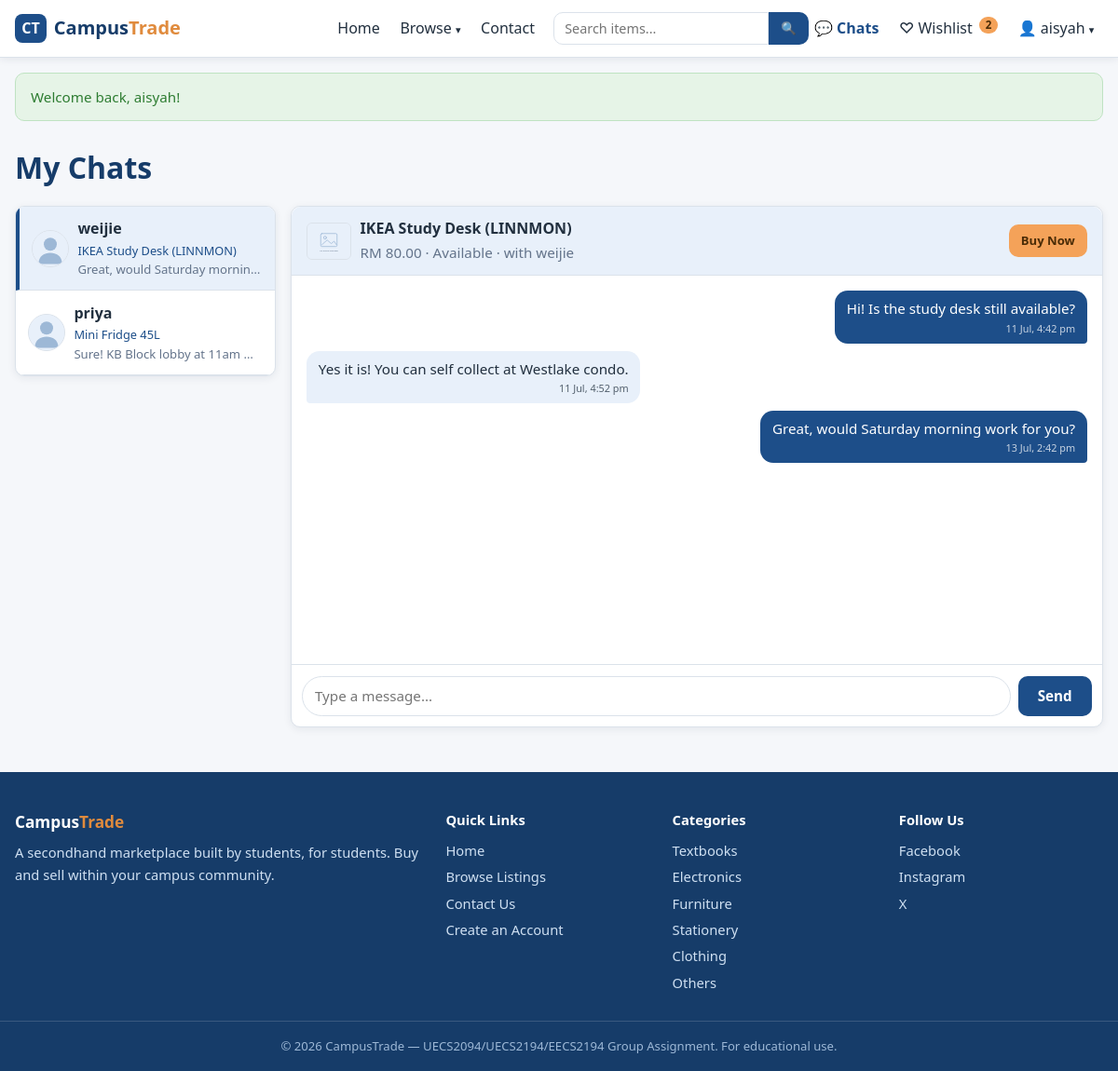
Page /chat.php (signed in) on the committed database.
### tables this page shows
CREATE TABLE conversations (
  conversation_id INT AUTO_INCREMENT PRIMARY KEY,
  listing_id      INT NOT NULL,
  buyer_id        INT NOT NULL,
  seller_id       INT NOT NULL,
  created_at      DATETIME NOT NULL DEFAULT CURRENT_TIMESTAMP,
  updated_at      DATETIME NULL ON UPDATE CURRENT_TIMESTAMP,
  CONSTRAINT fk_conv_listing FOREIGN KEY (listing_id)
    REFERENCES listings(listing_id) ON DELETE CASCADE,
  CONSTRAINT fk_conv_buyer FOREIGN KEY (buyer_id)
    REFERENCES users(user_id) ON DELETE CASCADE,
  CONSTRAINT fk_conv_seller FOREIGN KEY (seller_id)
    REFERENCES users(user_id) ON DELETE CASCADE,
  CONSTRAINT uq_conversation UNIQUE (listing_id, buyer_id)
);

CREATE TABLE listings (
  listing_id     INT AUTO_INCREMENT PRIMARY KEY,
  user_id        INT NOT NULL,
  title          VARCHAR(100) NOT NULL,
  description    TEXT NOT NULL,
  price          DECIMAL(10,2) NOT NULL,
  original_price DECIMAL(10,2) NULL,
  is_discounted  TINYINT(1) NOT NULL DEFAULT 0,
  discounted_at  DATETIME NULL,
  category       VARCHAR(50) NOT NULL,
  item_condition ENUM('New','Like New','Good','Fair') NOT NULL,
  image          VARCHAR(255) NULL,
  status         ENUM('Available','Sold','Reserved') NOT NULL DEFAULT 'Available',
  created_at     DATETIME NOT NULL DEFAULT CURRENT_TIMESTAMP,
  updated_at     DATETIME NULL ON UPDATE CURRENT_TIMESTAMP,
  CONSTRAINT fk_listings_user FOREIGN KEY (user_id)
    REFERENCES users(user_id) ON DELETE CASCADE
);

CREATE TABLE messages (
  message_id      INT AUTO_INCREMENT PRIMARY KEY,
  conversation_id INT NOT NULL,
  sender_id       INT NOT NULL,
  message_text    TEXT NOT NULL,
  is_read         TINYINT(1) NOT NULL DEFAULT 0,
  created_at      DATETIME NOT NULL DEFAULT CURRENT_TIMESTAMP,
  CONSTRAINT fk_msg_conversation FOREIGN KEY (conversation_id)
    REFERENCES conversations(conversation_id) ON DELETE CASCADE,
  CONSTRAINT fk_msg_sender FOREIGN KEY (sender_id)
    REFERENCES users(user_id) ON DELETE CASCADE
);

### includes/functions.php (called while the page is built, shortened)
<?php
function e(?string $value): string
{
    return htmlspecialchars($value ?? '', ENT_QUOTES, 'UTF-8');
}
function format_price(float $price): string
{
    return 'RM ' . number_format($price, 2);
}
function listing_image(?string $image): string
{
    return 'images/placeholder.svg';
}
function user_avatar(?string $image): string
{
    return 'images/avatar.svg';
}

### chat.php (the view, shortened to what this page needs)
<?php
require_once __DIR__ . '/includes/db.php';
$user_id = $_SESSION['user_id'];
$stmt = $conn->prepare(
    'SELECT c.conversation_id, c.listing_id, c.buyer_id, c.seller_id,
            l.title, l.image, l.price, l.status,
            u.username AS other_name, u.profile_image AS other_image,
            (SELECT m.message_text FROM messages m WHERE m.conversation_id = c.conversation_id
             ORDER BY m.message_id DESC LIMIT 1) AS last_message,
            (SELECT m.created_at FROM messages m WHERE m.conversation_id = c.conversation_id
             ORDER BY m.message_id DESC LIMIT 1) AS last_time,
            (SELECT COUNT(*) FROM messages m WHERE m.conversation_id = c.conversation_id
             AND m.sender_id <> ? AND m.is_read = 0) AS unread
     FROM conversations c
     JOIN listings l ON c.listing_id = l.listing_id
     JOIN users u ON u.user_id = IF(c.buyer_id = ?, c.seller_id, c.buyer_id)
     WHERE c.buyer_id = ? OR c.seller_id = ?
     ORDER BY COALESCE(c.updated_at, c.created_at) DESC'
);
$stmt->bind_param('iiii', $user_id, $user_id, $user_id, $user_id);
$stmt->execute();
$conversations = $stmt->get_result()->fetch_all(MYSQLI_ASSOC);
$active_id = (int) ($_GET['c'] ?? 0);
$active = null;
if (!$active && $conversations) {
    $active = $conversations[0];
    $active_id = (int) $active['conversation_id'];
}
$messages = [];
if ($active) {
    $stmt = $conn->prepare(
        'SELECT m.message_id, m.sender_id, m.message_text, m.created_at, u.username, u.profile_image
         FROM messages m
         JOIN users u ON m.sender_id = u.user_id
         WHERE m.conversation_id = ?
         ORDER BY m.created_at ASC'
    );
    $stmt->bind_param('i', $active_id);
    $stmt->execute();
    $messages = $stmt->get_result()->fetch_all(MYSQLI_ASSOC);
}
$last_message_id = $messages ? (int) end($messages)['message_id'] : 0;
require_once __DIR__ . '/includes/header.php';
?>
<div class="container">
    <h1 class="page-title">My Chats</h1>
    <?php if (!$conversations): ?>
        <div class="empty-state">
            <p><strong>No conversations yet.</strong></p>
            <p>Find an item you like and click "Chat with Seller" to start talking.</p>
            <a href="browse.php" class="btn btn-primary">Browse Listings</a>
        </div>
    <?php else: ?>
        <div class="chat-layout">
            <aside class="chat-list">
                <?php foreach ($conversations as $c): ?>
                    <a href="chat.php?c=<?= (int) $c['conversation_id'] ?>"
                       class="chat-list-item <?= (int) $c['conversation_id'] === $active_id ? 'active' : '' ?>">
                        <img src="<?= e(user_avatar($c['other_image'])) ?>" alt="" class="avatar">
                        <span class="chat-list-body">
                            <span class="chat-list-top">
                                <strong><?= e($c['other_name']) ?></strong>
                            </span>
                            <span class="chat-list-item-title"><?= e($c['title']) ?></span>
                            <span class="chat-list-preview">
                                <?= $c['last_message'] !== null ? e(mb_strimwidth($c['last_message'], 0, 40, '…')) : 'No messages yet' ?>
                            </span>
                        </span>
                    </a>
                <?php endforeach; ?>
            </aside>
            <?php if ($active): ?>
                <section class="chat-window">
                    <div class="chat-header">
                        <a href="item.php?id=<?= (int) $active['listing_id'] ?>" class="chat-header-item">
                            <img src="<?= e(listing_image($active['image'])) ?>" alt="" class="chat-header-thumb">
                            <span>
                                <strong><?= e($active['title']) ?></strong><br>
                                <span class="muted"><?= format_price((float) $active['price']) ?> &middot;
                                    <?= e($active['status']) ?> &middot; with <?= e($active['other_name']) ?></span>
                            </span>
                        </a>
                        <?php if ($active['status'] === 'Available' && (int) $active['buyer_id'] === $user_id): ?>
                            <a href="payment.php?listing_id=<?= (int) $active['listing_id'] ?>" class="btn btn-accent btn-small">Buy Now</a>
                        <?php endif; ?>
                    </div>
                    <div class="chat-thread" id="chatThread"
                         data-conversation="<?= $active_id ?>"
                         data-last="<?= $last_message_id ?>"
                         data-me="<?= $user_id ?>">
                        <?php foreach ($messages as $m): ?>
                            <div class="chat-bubble-row <?= (int) $m['sender_id'] === $user_id ? 'mine' : 'theirs' ?>">
                                <div class="chat-bubble">
                                    <p><?= nl2br(e($m['message_text'])) ?></p>
                                    <span class="chat-time"><?= date('j M, g:i a', strtotime($m['created_at'])) ?></span>
                                </div>
                            </div>
                        <?php endforeach; ?>
                    </div>
                    <form method="post" action="chat.php" class="chat-send" autocomplete="off">
                        <input type="text" name="message_text" maxlength="2000" required
                               placeholder="Type a message..." aria-label="Message">
                        <button type="submit" class="btn btn-primary">Send</button>
                    </form>
                </section>
            <?php endif; ?>
        </div>
    <?php endif; ?>
</div>
<?php require_once __DIR__ . '/includes/footer.php'; ?>

### css/style.css (style rules this page uses)
:root { --primary: #1d4e89; --primary-dark: #163c69; --primary-light: #e8f0fa; --accent: #f4a259; --accent-dark: #e08b3d; --success: #2e7d32; --danger: #c62828; --warning: #b26a00; --text: #22303f; --text-muted: #64748b; --bg: #f5f7fa; --surface: #ffffff; --border: #dbe2ea; --radius: 10px; --shadow: 0 2px 8px rgba(24, 40, 66, 0.08); --shadow-hover: 0 6px 18px rgba(24, 40, 66, 0.14); --font: "Segoe UI", system-ui, -apple-system, Arial, sans-serif; }
* { margin: 0; padding: 0; box-sizing: border-box; }
html { font-size: 16px; }
body { font-family: var(--font); color: var(--text); background: var(--bg); line-height: 1.6; min-height: 100vh; display: flex; flex-direction: column; }
img { max-width: 100%; display: block; }
a { color: var(--primary); text-decoration: none; }
.container { width: 100%; max-width: 1200px; margin: 0 auto; padding: 0 1rem; }
.page-title { margin: 1.5rem 0 0.5rem; color: var(--primary-dark); }
.muted { color: var(--text-muted); font-size: 0.95rem; }
.btn { display: inline-block; padding: 0.6rem 1.2rem; border: 2px solid transparent; border-radius: var(--radius); font-size: 0.95rem; font-weight: 600; font-family: inherit; cursor: pointer; text-align: center; transition: background 0.15s, color 0.15s, border-color 0.15s; }
.btn-primary { background: var(--primary); color: #fff; }
.btn-accent { background: var(--accent); color: #4a2c07; }
.btn-small { padding: 0.3rem 0.7rem; font-size: 0.82rem; }
.avatar { width: 40px; height: 40px; border-radius: 50%; object-fit: cover; border: 1px solid var(--border); background: var(--primary-light); }
.chat-layout { display: grid; grid-template-columns: 1fr; gap: 1rem; margin-top: 1rem; }
.chat-list { background: var(--surface); border: 1px solid var(--border); border-radius: var(--radius); box-shadow: var(--shadow); overflow: hidden; max-height: 300px; overflow-y: auto; }
.chat-list-item { display: flex; gap: 0.6rem; padding: 0.7rem 0.8rem; border-bottom: 1px solid var(--border); color: var(--text); align-items: center; }
.chat-list-item.active { background: var(--primary-light); border-left: 4px solid var(--primary); }
.chat-list-body { display: flex; flex-direction: column; min-width: 0; flex: 1; }
.chat-list-top { display: flex; justify-content: space-between; align-items: center; }
.chat-list-item-title { font-size: 0.8rem; color: var(--primary); white-space: nowrap; overflow: hidden; text-overflow: ellipsis; }
.chat-list-preview { font-size: 0.82rem; color: var(--text-muted); white-space: nowrap; overflow: hidden; text-overflow: ellipsis; }
.chat-window { background: var(--surface); border: 1px solid var(--border); border-radius: var(--radius); box-shadow: var(--shadow); display: flex; flex-direction: column; min-height: 420px; }
.chat-header { display: flex; justify-content: space-between; align-items: center; gap: 0.8rem; padding: 0.7rem 1rem; border-bottom: 1px solid var(--border); background: var(--primary-light); border-radius: var(--radius) var(--radius) 0 0; }
.chat-header-item { display: flex; align-items: center; gap: 0.6rem; color: var(--text); min-width: 0; }
.chat-header-thumb { width: 48px; height: 40px; object-fit: cover; border-radius: 6px; border: 1px solid var(--border); }
.chat-thread { flex: 1; overflow-y: auto; padding: 1rem; display: flex; flex-direction: column; gap: 0.5rem; max-height: 420px; }
.chat-bubble-row { display: flex; }
.chat-bubble-row.mine { justify-content: flex-end; }
.chat-bubble-row.theirs { justify-content: flex-start; }
.chat-bubble { max-width: 75%; padding: 0.5rem 0.8rem; border-radius: 14px; font-size: 0.95rem; line-height: 1.45; }
.mine .chat-bubble { background: var(--primary); color: #fff; border-bottom-right-radius: 4px; }
.theirs .chat-bubble { background: var(--primary-light); color: var(--text); border-bottom-left-radius: 4px; }
.chat-time { display: block; font-size: 0.68rem; opacity: 0.75; margin-top: 0.15rem; text-align: right; }
.chat-send { display: flex; gap: 0.5rem; padding: 0.7rem; border-top: 1px solid var(--border); }
.chat-send input[type="text"] { flex: 1; padding: 0.6rem 0.8rem; border: 1px solid var(--border); border-radius: 999px; font-family: inherit; font-size: 0.95rem; }
@media (min-width: 768px) { .chat-layout { grid-template-columns: 280px 1fr; align-items: start; } }
@media (min-width: 768px) { .chat-list { max-height: 560px; } }
@media (min-width: 768px) { .chat-window { min-height: 560px; } }
@media (min-width: 768px) { .chat-thread { max-height: 560px; } }

### rows in the picture
conversations: other_name "weijie", listing.title "IKEA Study Desk (LINNMON)", last_message "Great, would Saturday mornin…"
conversations: other_name "priya", listing.title "Mini Fridge 45L", last_message "Sure! KB Block lobby at 11am w…"
listings: title "IKEA Study Desk (LINNMON)", price "RM 80.00", status "Available"
messages: message_text "Hi! Is the study desk still available?", created_at "11 Jul, 4:42 pm"
messages: message_text "Yes it is! You can self collect at Westlake condo.", created_at "11 Jul, 4:52 pm"
messages: message_text "Great, would Saturday morning work for you?", created_at "13 Jul, 2:42 pm"

### other values in the picture
$wishlist_count "2"
$_SESSION['username'] "aisyah"
$flash[0] "Welcome back, aisyah!"
$active['other_name'] "weijie"
$cat "Textbooks"
$cat "Electronics"
$cat "Furniture"
$cat "Stationery"
$cat "Clothing"
$cat "Others"
